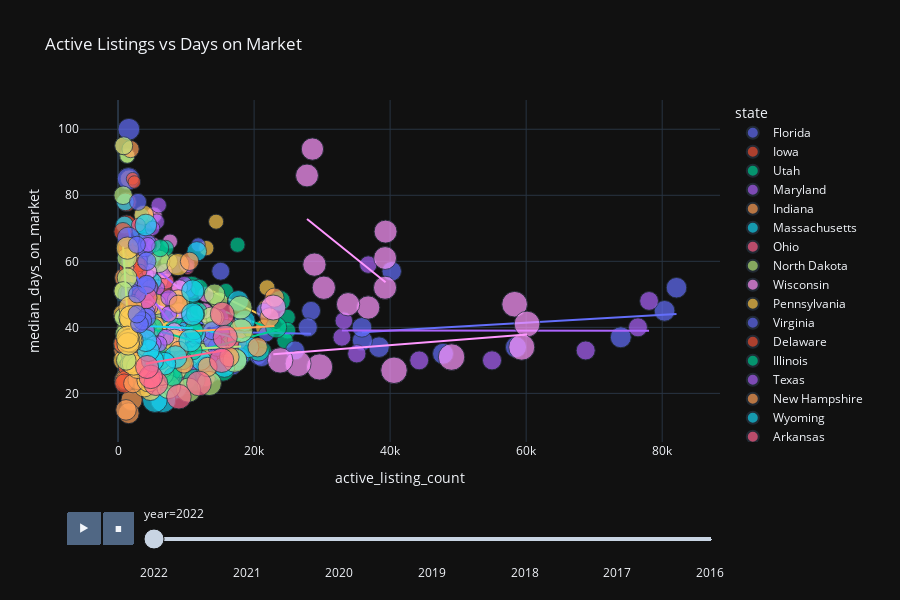

Here is the notebook cell this chart was saved with:
### Code cell
#Active listings compared to days on market (year over year)

fig_scatter = px.scatter(data,
                        x = "active_listing_count", 
                        y="median_days_on_market",
                        trendline="ols",
                        custom_data=["date_time","state","median_listing_price"],
                        color="state",
                        size="median_listing_price",
                        animation_frame= 'year',
                        height=600, 
                        template='plotly_dark', 
                        title="Active Listings vs Days on Market"
)

#Update hover formatting 

fig_scatter.update_traces(
    hovertemplate="<br>".join([
        "active_listing_count: %{x}",
        "median_days_on_market: %{y}",
        "date_time: %{customdata[0]}",
        "state: %{customdata[1]}",
        "median_listing_price: %{customdata[2]}",
        
    ])
)
fig_scatter.show()
